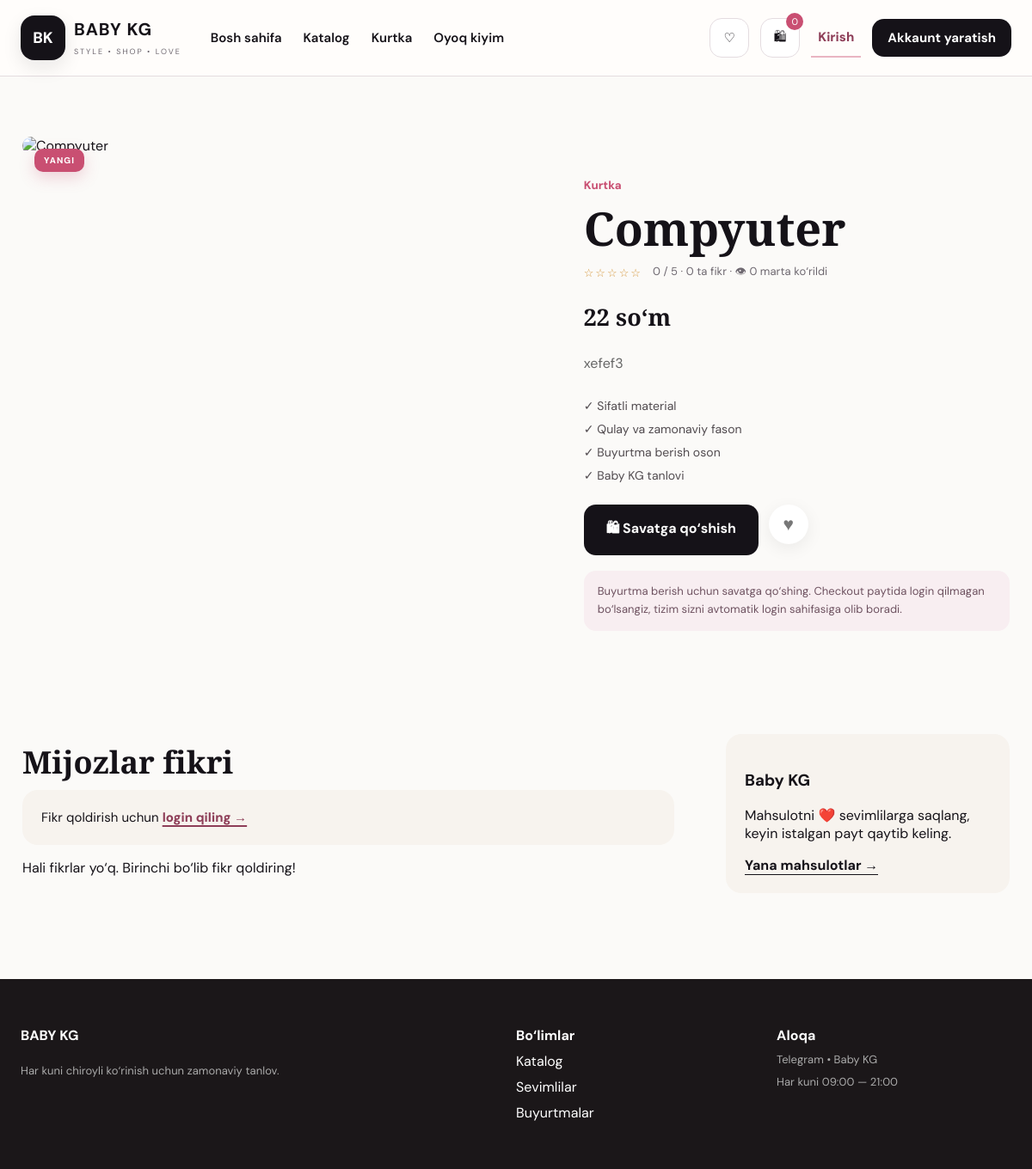
The app's page /product/2 with its own data.
### tables this page shows
CREATE TABLE products (
 id INTEGER PRIMARY KEY AUTOINCREMENT,
 name TEXT NOT NULL,
 category TEXT NOT NULL,
 price INTEGER NOT NULL,
 description TEXT,
 image TEXT,
 active INTEGER DEFAULT 1,
 created_at TEXT,
 views INTEGER DEFAULT 0
);

### app.py (the view)
@app.route("/product/<int:pid>")
def product(pid):
    c = db()
    p = c.execute(
        """
        SELECT *
        FROM products
        WHERE id = ?
        AND active = 1
        """,
        (pid,),
    ).fetchone()
    if not p:
        c.close()
        return "Mahsulot topilmadi", 404
    c.execute(
        """
        UPDATE products
        SET views = COALESCE(views, 0) + 1
        WHERE id = ?
        """,
        (pid,),
    )
    images = c.execute(
        """
        SELECT image
        FROM product_images
        WHERE product_id = ?
        ORDER BY sort_order, id
        """,
        (pid,),
    ).fetchall()
    reviews = c.execute(
        """
        SELECT
            r.*,
            u.name AS user_name
        FROM reviews r
        JOIN users u ON u.id = r.user_id
        WHERE r.product_id = ?
        ORDER BY r.id DESC
        """,
        (pid,),
    ).fetchall()
    avg = c.execute(
        """
        SELECT
            ROUND(AVG(rating), 1) AS a,
            COUNT(*) AS n
        FROM reviews
        WHERE product_id = ?
        """,
        (pid,),
    ).fetchone()
    related = c.execute(
        """
        SELECT *
        FROM products
        WHERE category = (
            SELECT category
            FROM products
            WHERE id = ?
        )
        AND id != ?
        AND active = 1
        LIMIT 4
        """,
        (pid, pid),
    ).fetchall()
    c.commit()
    c.close()
    return render_template(
        "product.html",
        p=p,
        images=images,
        reviews=reviews,
        avg=avg,
        related=related,
    )

### app.py (called while the page is built, shortened)
@app.context_processor
def ctx():
    cart = session.get("cart", {})
    wishlist_ids = []
    return {
        "cart_count": sum(cart.values()),
        "cats": CATEGORIES,
        "user": session.get("user"),
        "wishlist_ids": wishlist_ids,
    }

### templates/product.html (shortened to what this page needs)
{% extends 'base.html' %}{% block content %}<section class="section product-page"><div class="product-main"><div class="gallery"><div class="gallery-main"><img id="mainProductImage" src="{{p.image}}" alt="{{p.name}}"><span class="new-badge">YANGI</span></div></div><div class="product-info"><small>{{p.category}}</small><h1>{{p.name}}</h1><div class="rating-summary"><span class="stars">{% for i in range(5) %}{{'★' if avg.a and i < avg.a else '☆'}}{% endfor %}</span><span>{{avg.a or '0'}} / 5 · {{avg.n}} ta fikr · 👁 {{p.views or 0}} marta ko‘rildi</span></div><h2>{{'{:,}'.format(p.price).replace(',',' ')}} so‘m</h2><p class="description">{{p.description}}</p><div class="feature-list"><span>✓ Sifatli material</span><span>✓ Qulay va zamonaviy fason</span><span>✓ Buyurtma berish oson</span><span>✓ Baby KG tanlovi</span></div><div class="buy-row"><button class="btn big" data-add="{{p.id}}">🛍 Savatga qo‘shish</button><button class="heart big-heart " data-wish="{{p.id}}">♥</button></div><div class="order-hint">Buyurtma berish uchun savatga qo‘shing. Checkout paytida login qilmagan bo‘lsangiz, tizim sizni avtomatik login sahifasiga olib boradi.</div></div></div>
<div class="detail-grid"><section><h2>Mijozlar fikri</h2>{% if user %}<form class="review-form" method="post" action="{{url_for('review',pid=p.id)}}"><label>Baho</label><div class="star-input"><input id="s5" type="radio" name="rating" value="5" checked><label for="s5">★</label><input id="s4" type="radio" name="rating" value="4"><label for="s4">★</label><input id="s3" type="radio" name="rating" value="3"><label for="s3">★</label><input id="s2" type="radio" name="rating" value="2"><label for="s2">★</label><input id="s1" type="radio" name="rating" value="1"><label for="s1">★</label></div><textarea name="comment" placeholder="Mahsulot haqida fikringiz…" required></textarea><button class="btn">Fikr qoldirish</button></form>{% else %}<div class="login-note">Fikr qoldirish uchun <a class="account-link" href="{{url_for('login',next=request.path)}}">login qiling →</a></div>{% endif %}{% for r in reviews %}<article class="review item"><div><b>{{r.user_name}}</b><span class="stars">{% for i in range(5) %}{{'★' if i < r.rating else '☆'}}{% endfor %}</span></div><p>{{r.comment}}</p></article>{% else %}<p class="muted">Hali fikrlar yo‘q. Birinchi bo‘lib fikr qoldiring!</p>{% endfor %}</section><aside class="side-box"><h3>Baby KG</h3><p>Mahsulotni ❤️ sevimlilarga saqlang, keyin istalgan payt qaytib keling.</p><a class="text-link" href="{{url_for('shop')}}">Yana mahsulotlar →</a></aside></div>{% if related %}<section class="related"><h2>O‘xshash mahsulotlar</h2><div class="grid">{% for p in related %}{% include '_card.html' %}{% endfor %}</div></section>{% endif %}</section>{% endblock %}

### static/css/style.css (style rules this page uses)
:root { --ink:#18151a;--muted:#77717a;--cream:#f7f3ee;--pink:#f4dfe5;--accent:#d35f79;--line:#e8e1dc;--white:#fff }
* { box-sizing:border-box }
body { margin:0;background:#fbfaf8;color:var(--ink);font-family:'DM Sans',Arial,sans-serif }
a { color:inherit;text-decoration:none }
button,input,textarea,select { font:inherit }
.btn { display:inline-flex;justify-content:center;align-items:center;border:0;border-radius:14px;padding:13px 20px;background:var(--ink);color:#fff;font-weight:700;cursor:pointer }
.btn.big { padding:16px 24px }
.text-link { font-weight:700;border-bottom:1px solid }
.section { max-width:1280px;margin:70px auto;padding:0 24px }
.section h1,.section h2 { font-family:'Playfair Display',serif }
.section h2 { font-size:36px;margin:8px 0 }
.section h1 { font-size:50px;margin:8px 0 }
.heart { position:absolute;right:14px;top:14px;width:38px;height:38px;border:0;border-radius:50%;background:#fff;color:#777;font-size:18px;cursor:pointer;box-shadow:0 5px 20px #0001 }
.stars { color:#d69a42;letter-spacing:2px }
.product-main { display:grid;grid-template-columns:1fr .85fr;gap:70px;align-items:center }
.product-info>small { color:var(--accent);font-weight:800 }
.product-info h1 { font-family:'Playfair Display',serif;font-size:54px;line-height:1.05;margin:12px 0 }
.product-info h2 { font-size:27px;margin:22px 0 }
.description { color:#666;line-height:1.8 }
.feature-list { display:grid;gap:9px;margin:25px 0;color:#514b4f;font-size:14px }
.buy-row { display:flex;gap:12px }
.big-heart { position:static;width:54px;height:54px;font-size:23px }
.rating-summary { display:flex;gap:12px;align-items:center;font-size:13px;color:var(--muted) }
.detail-grid { display:grid;grid-template-columns:1fr 330px;gap:60px;margin-top:75px }
.login-note,.side-box { padding:22px;background:var(--cream);border-radius:18px }
.side-box { height:max-content }
:root { --accent:#c94f72;--accent2:#8e3e58;--ink:#151218;--muted:#6e6870;--line:#e4dce0 }
body { font-size:16px;letter-spacing:.05px }
.btn { min-height:48px;padding:13px 22px;font-size:15px }
.btn.big { min-height:56px;padding:16px 26px;font-size:16px }
.account-link { color:var(--accent2);font-weight:800;text-decoration:underline;text-decoration-thickness:2px;text-underline-offset:4px }
.section { padding:0 26px }
.new-badge { position:absolute;left:14px;top:14px;background:var(--accent);color:#fff;padding:7px 11px;border-radius:10px;font-size:10px;font-weight:800;letter-spacing:1.1px;box-shadow:0 6px 18px #c94f7240 }
.heart { width:46px;height:46px;font-size:21px }
.gallery-main { height:620px;position:relative }
.gallery-main>img { width:100%;height:100%;object-fit:cover;border-radius:28px }
.order-hint { margin-top:18px;padding:14px 16px;background:#f8eef1;border-radius:14px;color:#6e5260;font-size:13px;line-height:1.6 }
.login-note { font-size:15px }

### records on screen
products: category "Kurtka", name "Compyuter", views "0", price "22", description "xefef3"

### other values on screen
{{ cart_count }} "0"
{{ '★' if avg.a and i < avg.a else '☆' }} "☆" "☆" "☆" "☆" "☆"
{{ avg.a or '0' }} "0"
{{ avg.n }} "0"
